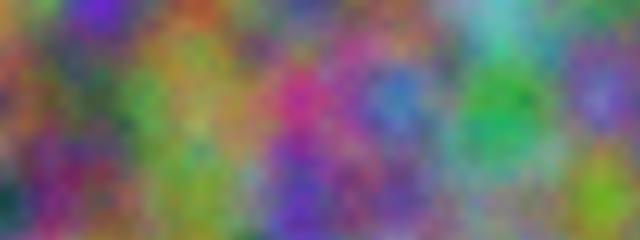
Frame 1 (no input)
Frame 60 (no input): identical to frame 1, image omitted
Frame 120 (the mouse pressed at the canvas centre since frame 60): identical to frame 1, image omitted

The p5.js sketch that drew this single still picture (run headless with seeded random() and noise() and a simulated clock; from frame 60 on, the mouse is pressed at the canvas centre):

// p5.js sketch
// ── sketch.js
function setup() {
  createCanvas(640, 240);

  // Uniform noise
  // loadPixels();
  // for (let x = 0; x < width; x++) {

  //   for (let y = 0; y < height; y++) {
  //     let br_r = random(255);
  //     let br_g = random(255);
  //     let br_b = random(255);
  //     set(x, y, [floor(br_r), floor(br_g), floor(br_b), 255]);
  //   }
  // }
  // updatePixels();

  let r_xoff = 0.0;
  let g_xoff = 1000.0;
  let b_xoff = 2000.0;
  loadPixels();
  for (let x = 0; x < width; x++) {
    let r_yoff = 0.0;
    let g_yoff = 1000.0;
    let b_yoff = 2000.0;
    for (let y = 0; y < height; y++) {
      let br_r = map(noise(r_xoff, r_yoff), 0, 1, 0, 255);
      let br_g = map(noise(g_xoff, g_yoff), 0, 1, 0, 255);
      let br_b = map(noise(b_xoff, b_yoff), 0, 1, 0, 255);
      set(x, y, [floor(br_r), floor(br_g), floor(br_b), 255]);
      r_yoff += 0.01;
      g_yoff += 0.01;
      b_yoff += 0.01;
    }
    r_xoff += 0.01;
    g_xoff += 0.01;
    b_xoff += 0.01;
  }
  updatePixels();
}

function draw() {
}
